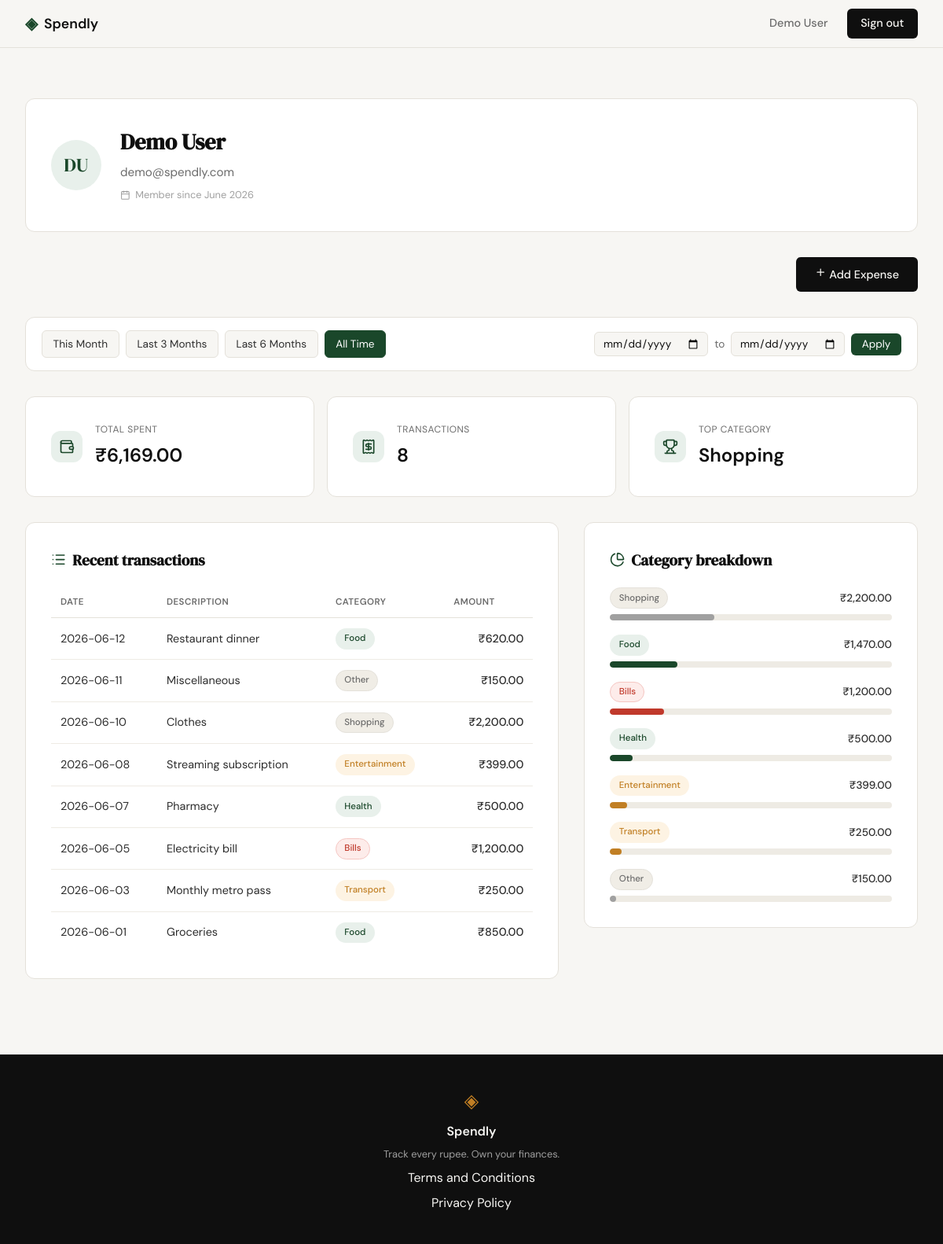
The page /profile (signed in) on the database as committed earlier.
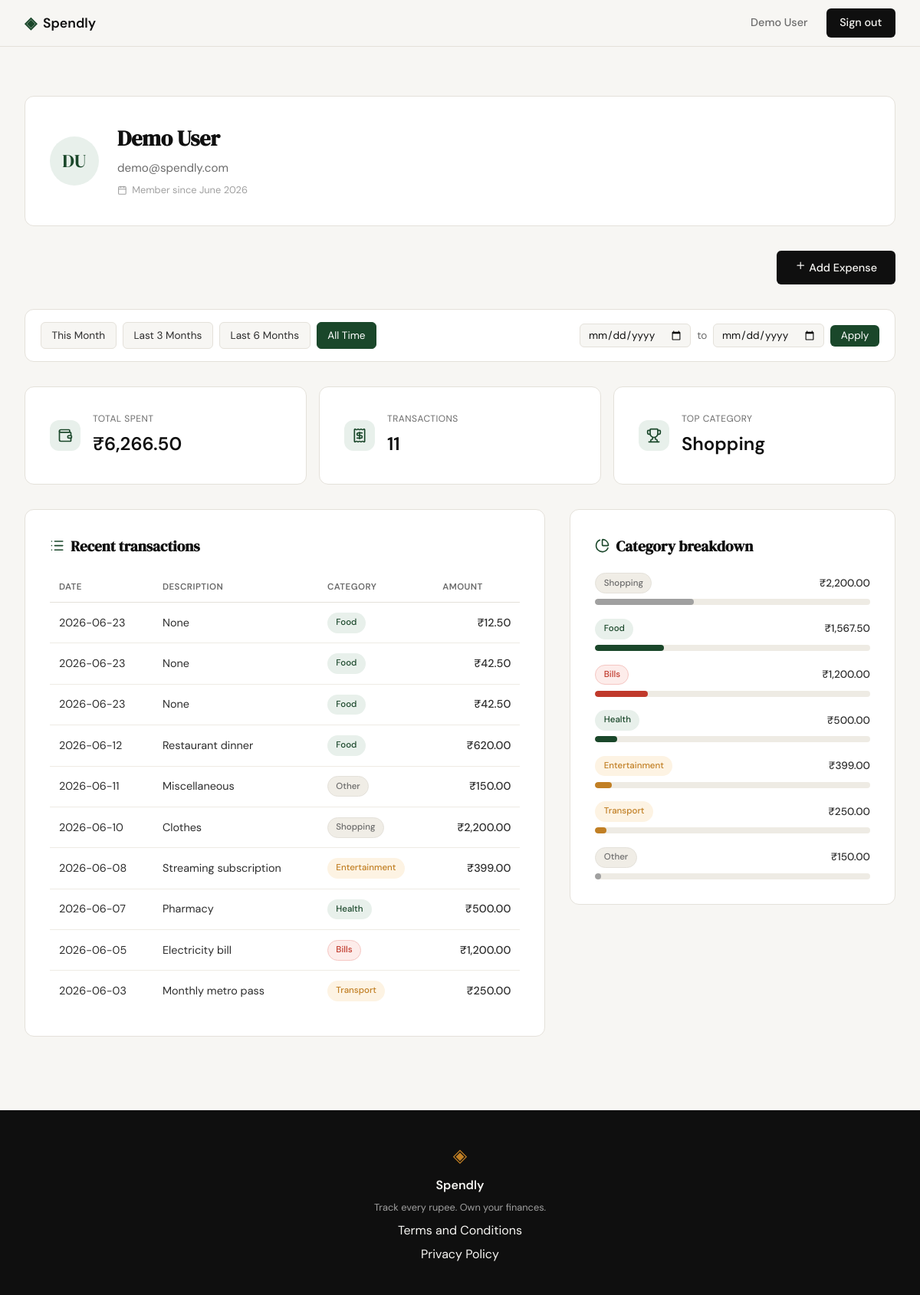
The same page on the database as committed later.
### tables this page shows
CREATE TABLE users (
            id            INTEGER PRIMARY KEY AUTOINCREMENT,
            name          TEXT    NOT NULL,
            email         TEXT    NOT NULL UNIQUE,
            password_hash TEXT    NOT NULL,
            created_at    TEXT    DEFAULT (datetime('now'))
        );

CREATE TABLE expenses (
            id          INTEGER PRIMARY KEY AUTOINCREMENT,
            user_id     INTEGER NOT NULL REFERENCES users(id),
            amount      REAL    NOT NULL,
            category    TEXT    NOT NULL,
            date        TEXT    NOT NULL,
            description TEXT,
            created_at  TEXT    DEFAULT (datetime('now'))
        );

### app.py (the view)
@app.route("/profile")
def profile():
    if not session.get("user_id"):
        return redirect(url_for("login"))
    user_id = session["user_id"]
    date_from = _parse_date(request.args.get("date_from", ""))
    date_to = _parse_date(request.args.get("date_to", ""))
    if date_from and date_to and date_from > date_to:
        flash("Start date must be before end date.")
        date_from = date_to = None
    date_from_str = date_from.isoformat() if date_from else None
    date_to_str = date_to.isoformat() if date_to else None
    presets = _build_presets(date.today())
    active_preset = _detect_active_preset(presets, date_from_str, date_to_str)
    db_user = get_user_by_id(user_id)
    user = {
        "name": db_user["name"],
        "email": db_user["email"],
        "initials": "".join(p[0].upper() for p in db_user["name"].split()[:2]),
        "member_since": db_user["member_since"],
    }
    raw_stats = get_summary_stats(user_id, date_from=date_from_str, date_to=date_to_str)
    stats = {
        "total_spent": format_currency(raw_stats["total_spent"]),
        "transaction_count": raw_stats["transaction_count"],
        "top_category": raw_stats["top_category"],
    }
    raw_transactions = get_recent_transactions(user_id, date_from=date_from_str, date_to=date_to_str)
    transactions = [
        {
            "date": tx["date"],
            "description": tx["description"],
            "category": tx["category"],
            "amount": format_currency(tx["amount"]),
        }
        for tx in raw_transactions
    ]
    raw_breakdown = get_category_breakdown(user_id, date_from=date_from_str, date_to=date_to_str)
    category_breakdown = [
        {
            "name": cat["name"],
            "total": format_currency(cat["amount"]),
            "percent": cat["pct"],
        }
        for cat in raw_breakdown
    ]
    return render_template(
        "profile.html",
        user=user,
        stats=stats,
        transactions=transactions,
        category_breakdown=category_breakdown,
        date_from_str=date_from_str,
        date_to_str=date_to_str,
        presets=presets,
        active_preset=active_preset,
    )

### app.py (called while the page is built)
def _parse_date(s):
    try:
        return datetime.strptime(s, "%Y-%m-%d").date()
    except (TypeError, ValueError):
        return None

def _build_presets(today):
    return {
        "this_month":    (today.replace(day=1).isoformat(), today.isoformat()),
        "last_3_months": ((today - timedelta(days=90)).isoformat(), today.isoformat()),
        "last_6_months": ((today - timedelta(days=180)).isoformat(), today.isoformat()),
    }

def _detect_active_preset(presets, date_from_str, date_to_str):
    if not (date_from_str and date_to_str):
        return None
    for name, (f, t) in presets.items():
        if date_from_str == f and date_to_str == t:
            return name
    return None

### database/db.py (called while the page is built)
def get_db():
    conn = sqlite3.connect(DB_PATH)
    conn.row_factory = sqlite3.Row
    conn.execute("PRAGMA foreign_keys = ON")
    return conn

### database/queries.py (called while the page is built)
def format_currency(amount):
    return f"₹{amount:,.2f}"

def get_user_by_id(user_id):
    db = get_db()
    row = db.execute(
        "SELECT id, name, email, created_at FROM users WHERE id = ?", (user_id,)
    ).fetchone()
    db.close()
    if row is None:
        return None
    created = datetime.strptime(row["created_at"], "%Y-%m-%d %H:%M:%S")
    return {"name": row["name"], "email": row["email"], "member_since": created.strftime("%B %Y")}

def get_recent_transactions(user_id, limit=10, date_from=None, date_to=None):
    db = get_db()
    if date_from and date_to:
        sql = (
            "SELECT date, description, category, amount FROM expenses "
            "WHERE user_id = ? AND date BETWEEN ? AND ? "
            "ORDER BY date DESC, id DESC LIMIT ?"
        )
        params = (user_id, date_from, date_to, limit)
    else:
        sql = (
            "SELECT date, description, category, amount FROM expenses "
            "WHERE user_id = ? ORDER BY date DESC, id DESC LIMIT ?"
        )
        params = (user_id, limit)
    rows = db.execute(sql, params).fetchall()
    db.close()
    return [
        {"date": r["date"], "description": r["description"],
         "category": r["category"], "amount": r["amount"]}
        for r in rows
    ]

### templates/profile.html (shortened to what this page needs)
{% extends "base.html" %}
{% block head %}
<link rel="stylesheet" href="{{ url_for('static', filename='css/profile.css') }}">
{% endblock %}
{% block content %}
<section class="profile-page">
    <div class="profile-inner">
        <div class="profile-user-card feature-card">
            <div class="profile-avatar">{{ user.initials }}</div>
            <div class="profile-identity">
                <h1 class="profile-name">{{ user.name }}</h1>
                <p class="profile-email">{{ user.email }}</p>
                <p class="profile-member">
                    <i data-lucide="calendar"></i>
                    Member since {{ user.member_since }}
                </p>
            </div>
        </div>
        <div class="profile-actions">
            <a href="{{ url_for('add_expense') }}" class="btn-primary">
                <i data-lucide="plus"></i>
                Add Expense
            </a>
        </div>
        <div class="filter-bar">
            <div class="filter-presets">
                <a href="{{ url_for('profile', date_from=presets.this_month[0], date_to=presets.this_month[1]) }}"
                   class="filter-btn{% if active_preset == 'this_month' %} active{% endif %}">This Month</a>
                <a href="{{ url_for('profile', date_from=presets.last_3_months[0], date_to=presets.last_3_months[1]) }}"
                   class="filter-btn{% if active_preset == 'last_3_months' %} active{% endif %}">Last 3 Months</a>
                <a href="{{ url_for('profile', date_from=presets.last_6_months[0], date_to=presets.last_6_months[1]) }}"
                   class="filter-btn{% if active_preset == 'last_6_months' %} active{% endif %}">Last 6 Months</a>
                <a href="{{ url_for('profile') }}"
                   class="filter-btn{% if not date_from_str and not date_to_str %} active{% endif %}">All Time</a>
            </div>
            <form class="filter-custom" method="get" action="{{ url_for('profile') }}">
                <input type="date" name="date_from" value="{{ date_from_str or '' }}">
                <span>to</span>
                <input type="date" name="date_to" value="{{ date_to_str or '' }}">
                <button type="submit" class="filter-apply">Apply</button>
            </form>
        </div>
        <div class="profile-stats">
            <div class="profile-stat-card feature-card">
                <span class="profile-stat-icon"><i data-lucide="wallet"></i></span>
                <div>
                    <p class="profile-stat-label">Total spent</p>
                    <p class="profile-stat-value">{{ stats.total_spent }}</p>
                </div>
            </div>
            <div class="profile-stat-card feature-card">
                <span class="profile-stat-icon"><i data-lucide="receipt"></i></span>
                <div>
                    <p class="profile-stat-label">Transactions</p>
                    <p class="profile-stat-value">{{ stats.transaction_count }}</p>
                </div>
            </div>
            <div class="profile-stat-card feature-card">
                <span class="profile-stat-icon"><i data-lucide="trophy"></i></span>
                <div>
                    <p class="profile-stat-label">Top category</p>
                    <p class="profile-stat-value">{{ stats.top_category }}</p>
                </div>
            </div>
        </div>
        <div class="profile-grid">
            <div class="profile-history feature-card">
                <h2 class="profile-section-title">
                    <i data-lucide="list"></i>
                    Recent transactions
                </h2>
                <div class="profile-table-wrap">
                    <table class="profile-table">
                        <thead>
                            <tr>
                                <th>Date</th>
                                <th>Description</th>
                                <th>Category</th>
                                <th class="profile-amount-col">Amount</th>
                            </tr>
                        </thead>
                        <tbody>
                            {% for tx in transactions %}
                            <tr>
                                <td class="profile-tx-date">{{ tx.date }}</td>
                                <td>{{ tx.description }}</td>
                                <td><span class="badge badge-{{ tx.category | lower }}">{{ tx.category }}</span></td>
                                <td class="profile-amount-col profile-tx-amount">{{ tx.amount }}</td>
                            </tr>
                            {% endfor %}
                        </tbody>
                    </table>
                </div>
            </div>
            <div class="profile-breakdown feature-card">
                <h2 class="profile-section-title">
                    <i data-lucide="pie-chart"></i>
                    Category breakdown
                </h2>
                {% for cat in category_breakdown %}
                <div class="profile-cat-row">
                    <div class="profile-cat-head">
                        <span class="badge badge-{{ cat.name | lower }}">{{ cat.name }}</span>
                        <span class="profile-cat-total">{{ cat.total }}</span>
                    </div>
                    <div class="profile-cat-track">
                        <div class="profile-cat-bar badge-bar-{{ cat.name | lower }}"
                             style="--profile-bar-pct: {{ cat.percent }}%"></div>
                    </div>
                </div>
                {% endfor %}
            </div>
        </div>
    </div>
</section>
{% endblock %}

### templates/base.html (shortened to what this page needs)
<!DOCTYPE html>
<html lang="en">
<head>
    <link rel="stylesheet" href="{{ url_for('static', filename='css/style.css') }}">
    {% block head %}{% endblock %}
</head>
<body>
    <nav class="navbar">
        <div class="nav-inner">
            <a href="{{ url_for('landing') }}" class="nav-brand">
                <span class="brand-icon">◈</span>
                <span class="brand-name">Spendly</span>
            </a>
            <div class="nav-links">
                {% if session.user_id %}
                <a href="{{ url_for('profile') }}">{{ session.user_name }}</a>
                <a href="{{ url_for('logout') }}" class="nav-cta">Sign out</a>
                {% else %}
                <a href="{{ url_for('login') }}">Sign in</a>
                <a href="{{ url_for('register') }}" class="nav-cta">Get started</a>
                {% endif %}
            </div>
        </div>
    </nav>
    <main class="main-content">
        {% block content %}{% endblock %}
    </main>
    <footer class="footer">
        <div class="footer-inner">
            <span class="brand-icon">◈</span>
            <span class="footer-name">Spendly</span>
            <p class="footer-copy">Track every rupee. Own your finances.</p>
            <a href="/terms">Terms and Conditions</a>
            <a href="/privacy">Privacy Policy</a>
        </div>
    </footer>
</body>
</html>

### static/css/style.css (style rules this page uses)
:root { --ink: #0f0f0f; --ink-soft: #2d2d2d; --ink-muted: #6b6b6b; --ink-faint: #a0a0a0; --paper: #f7f6f3; --paper-warm: #f0ede6; --paper-card: #ffffff; --accent: #1a472a; --accent-light: #e8f0eb; --accent-2: #c17f24; --accent-2-light: #fdf3e3; --danger: #c0392b; --danger-light: #fdecea; --danger-border: #f5c6c2; --border: #e4e1da; --border-soft: #eeebe4; --font-display: 'DM Serif Display', Georgia, serif; --font-body: 'DM Sans', system-ui, sans-serif; --max-width: 1200px; --auth-width: 440px; --radius-sm: 6px; --radius-md: 12px; --radius-lg: 20px; }
*, *::before, *::after { box-sizing: border-box; margin: 0; padding: 0; }
html { font-size: 16px; scroll-behavior: smooth; }
body { background: var(--paper); color: var(--ink); font-family: var(--font-body); font-size: 1rem; line-height: 1.6; -webkit-font-smoothing: antialiased; }
a { color: inherit; text-decoration: none; }
.navbar { position: sticky; top: 0; z-index: 100; background: var(--paper); border-bottom: 1px solid var(--border); padding: 0 2rem; }
.nav-inner { max-width: var(--max-width); margin: 0 auto; height: 60px; display: flex; align-items: center; justify-content: space-between; }
.nav-brand { display: flex; align-items: center; gap: 0.5rem; font-family: var(--font-body); font-weight: 600; font-size: 1.1rem; color: var(--ink); }
.brand-icon { color: var(--accent); font-size: 1.3rem; }
.brand-name { color: var(--ink); }
.nav-links { display: flex; align-items: center; gap: 1.5rem; font-size: 0.9rem; font-weight: 500; }
.nav-links a { color: var(--ink-muted); transition: color 0.2s; }
.nav-cta { background: var(--ink) !important; color: var(--paper) !important; padding: 0.45rem 1.1rem; border-radius: var(--radius-sm); transition: background 0.2s !important; }
.main-content { min-height: calc(100vh - 60px - 100px); }
.btn-primary { display: inline-block; background: var(--ink); color: var(--paper); padding: 0.65rem 1.5rem; border-radius: var(--radius-sm); font-family: var(--font-body); font-size: 0.9rem; font-weight: 500; cursor: pointer; border: none; transition: background 0.2s; text-decoration: none; }
.feature-card { background: var(--paper-card); border: 1px solid var(--border); border-radius: var(--radius-md); padding: 2rem; }
.footer { background: var(--ink); color: var(--paper); padding: 2.5rem 2rem; text-align: center; }
.footer-inner { display: flex; flex-direction: column; align-items: center; gap: 0.4rem; }
.footer .brand-icon { color: var(--accent-2); font-size: 1.5rem; }
.footer-name { font-weight: 600; font-size: 1rem; }
.footer-copy { font-size: 0.8rem; color: var(--ink-faint); }

Rows that differ between the two databases and show on the page:
no longer on this page (row unchanged): expenses: date "2026-06-01", description "Groceries", category "Food", amount "₹850.00"
added expenses: date "2026-06-23", description "None", category "Food", amount "₹12.50"
added expenses: date "2026-06-23", description "None", category "Food", amount "₹42.50"
added expenses: date "2026-06-23", description "None", category "Food", amount "₹42.50"
Other text that changed with them:
{{ stats.total_spent }}: "₹6,169.00" → "₹6,266.50"
{{ stats.transaction_count }}: "8" → "11"
{{ cat.percent }}: 37 → 36 (drawn)
new list line: "Food ₹1,567.50"
list line gone: "Food ₹1,470.00"
